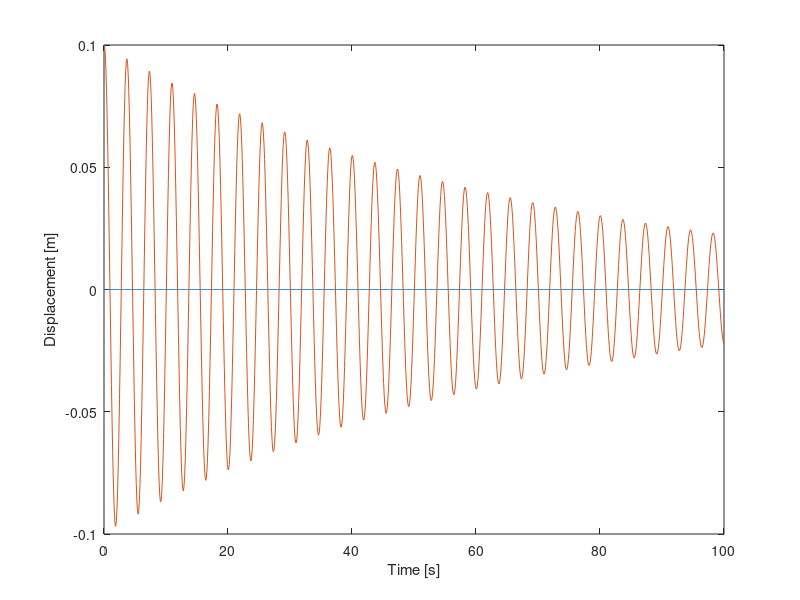
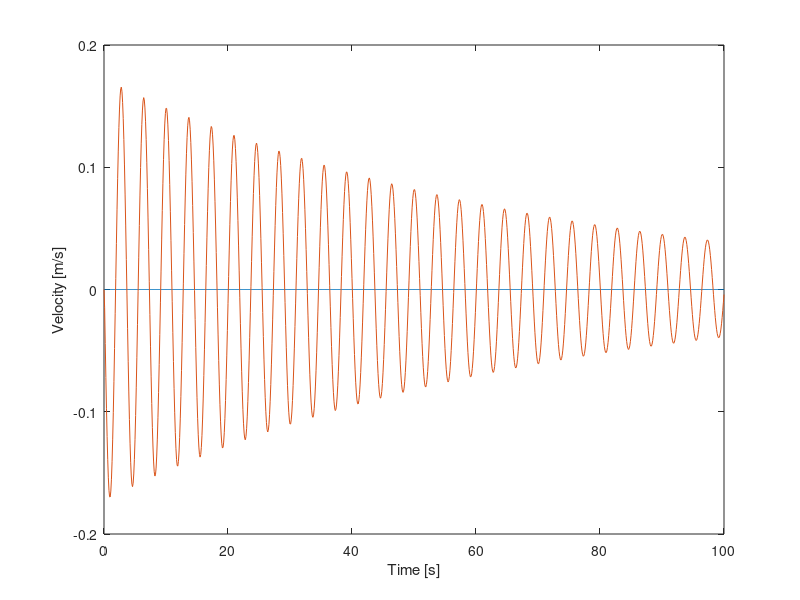
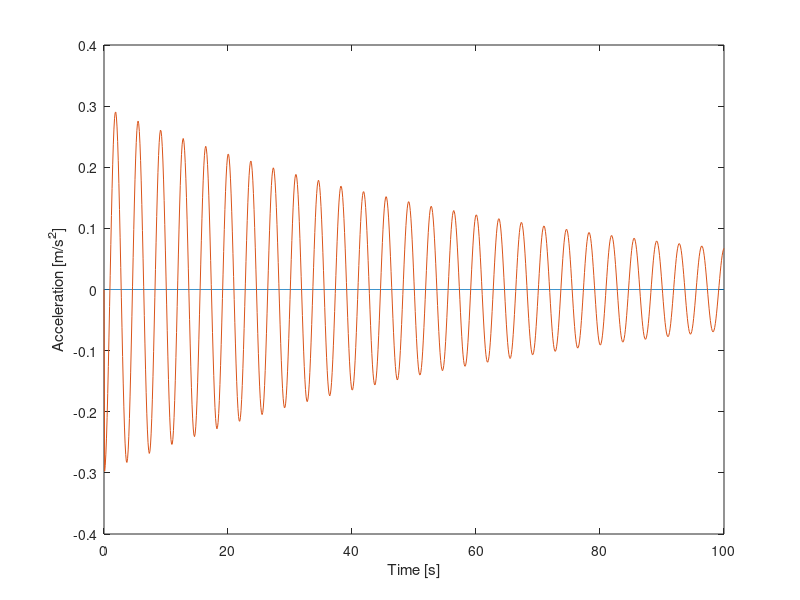

The MATLAB script that drew these images, in order:
%% Newmarks Method
clear;
clc;

%% Initialization
nEle = 1;
nNod = nEle+1;
E = 1000;
mu = 10;
rho_0 = 1000;
A0= 1;
L0= 1.0/nEle;

%% Initializing the matrices
stiff = zeros(nNod,nNod);
damp = zeros(nNod,nNod);
mass = zeros(nNod,nNod);

%% Calculation of the mass, damping and stifness matrices
for i = 1:nNod
    for j = 1:nNod
        if i == j && (i == 1 || i == nNod)
            stiff(i,j) = E*A0/L0;
            damp(i,j) = mu*A0/L0;
            mass(i,j) = rho_0*A0*L0/3;
        elseif i == j && (i ~= 1 || i ~= nNod)
            stiff(i,j) = 2*E*A0/L0;
            damp(i,j) = 2*mu*A0/L0;
            mass(i,j) = 2*rho_0*A0*L0/3;
        
        elseif i == j+1 || j == i+1
            stiff(i,j) = -E*A0/L0;
            damp(i,j) = -mu*A0/L0;
            mass(i,j) = rho_0*A0*L0/6;
        end
    end
end

%Defining the boundary conditions for the first node to be fixed
%stiff(1,:) = 0;
%stiff(:,1) = 0;
%damp(1,:) = 0;             % misstake
%damp(:,1) = 0;
%mass(1,:) = 0;
%mass(:,1) = 0;

%% Initializing time steps
T = 100;             % Total time
dt = 0.1;           % Time increment
t = 0:dt:T;         % Time step array
n = numel(t);       % Number of time steps

%% Initializing force matrix
f = 0;             % Maximum force
omega = 1;
F = zeros(nNod,n);
% Effect of force on each node
% (boundary condition for the first node is already included)
%F(nNod-1,:) = (f/2)*cos(omega.*t);
F(nNod,:) = f*cos(omega.*t);
%F(2,:) = f*cos(omega.*t);

%% Solving the matrices by Newmark's method

% Initializing the displacement, velocity and acceleration matrices
disp = zeros(nNod,n);
vel = zeros(nNod,n);
acc = zeros(nNod,n);

%dx = zeros(nNod,n);
%% Calculating the intial values of displacement, velocity and acceleration
disp(nNod,1) = 0.1;
vel(nNod,1) = 0;
acc(nNod,1) = 0;

%dx(:,1) = (mass.*d2t + damp.*d1t + stiff)\F(:,1);
%vel(:,1)= d1t*dx(:,1);
%acc(:,1)= d2t*dx(:,1);
%dx(1,:) = 0;
%% LHS Matrix

LHS = mass*4/dt^2 + damp*2/dt + stiff;
LHSred=LHS;
LHSred = LHS(2:nNod,2:nNod);

%% RHS Matrix

for i = 2:n
    RHS = F(:,i) + mass*acc(:,i-1) + (4/dt*mass + damp)*vel(:,i-1) - stiff*disp(:,i-1);
    RHSred = RHS(2:nNod);

    %dxred = dx(nNod-1,nNod);
    dxred = LHSred\RHSred;
    dx = [0; dxred];
    
    %dx(:,i) = [0; dxred(:,i)];
    disp(:,i) = disp(:,i-1) + dx;
    vel(:,i) = 2/dt*dx - vel(:,i-1);
    acc(:,i) = 4/dt^2*dx - 4/dt*vel(:,i-1) - acc(:,i-1);   
end

%% Plotting
figure
plot(t,disp)
xlabel('Time [s]')
ylabel('Displacement [m]')
%legend('Node1','Node2','Node3')

figure
plot(t,vel)
xlabel('Time [s]')
ylabel('Velocity [m/s]')
%legend('Node1','Node2','Node3')

figure
plot(t,acc)
xlabel('Time [s]')
ylabel('Acceleration [m/s^2]')
%legend('Node1','Node2','Node3')